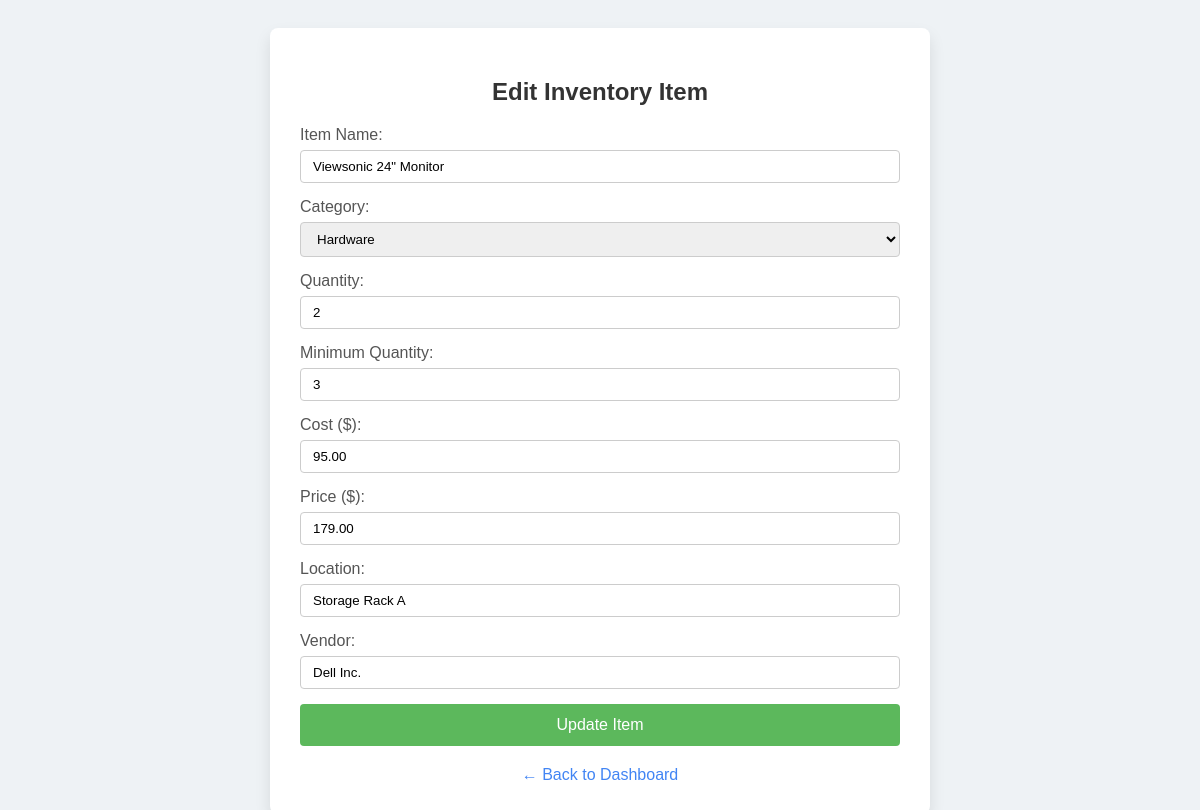
/edit_item.php?id=1 (signed in), run on the app's committed database.
### tables this page shows
CREATE TABLE IF NOT EXISTS items (
    item_id INT AUTO_INCREMENT PRIMARY KEY,
    name VARCHAR(100) NOT NULL,
    category_id INT NOT NULL,
    quantity INT NOT NULL DEFAULT 0,
    minQuantity INT NOT NULL DEFAULT 0,
    cost DECIMAL(10,2) NOT NULL DEFAULT 0.00,
    price DECIMAL(10,2) NOT NULL DEFAULT 0.00,
    location VARCHAR(100),
    vendor VARCHAR(100),
    FOREIGN KEY (category_id) REFERENCES categories(category_id)
        ON DELETE CASCADE
        ON UPDATE CASCADE
);

CREATE TABLE IF NOT EXISTS categories (
    category_id INT AUTO_INCREMENT PRIMARY KEY,
    category_name VARCHAR(100) NOT NULL UNIQUE
);

### public/edit_item.php (the view, shortened to what this page needs)
<?php
include_once '../includes/db_connect.php';
$item_id = isset($_GET['id']) ? intval($_GET['id']) : 0;
$name = $category_id = $quantity = $minQuantity = $cost = $price = $location = $vendor = "";
$errors = [];
$categories = [];
$sql = "SELECT category_id, category_name FROM categories ORDER BY category_name ASC";
$result = $conn->query($sql);
if ($result) {
    while ($row = $result->fetch_assoc()) {
        $categories[] = $row;
    }
} else {
    $errors[] = "Error fetching categories: " . $conn->error;
}
if ($item_id > 0) {
    $stmt = $conn->prepare("SELECT name, category_id, quantity, minQuantity, cost, price, location, vendor FROM items WHERE item_id = ?");
    if ($stmt) {
        $stmt->bind_param("i", $item_id);
        $stmt->execute();
        $stmt->bind_result($name, $category_id, $quantity, $minQuantity, $cost, $price, $location, $vendor);
    } else {
        $errors[] = "Database error: " . $conn->error;
    }
} else {
    $errors[] = "Invalid item ID.";
}
?>
<!DOCTYPE html>
<html>
<head>
    <link rel="stylesheet" href="../css/item.css" />
</head>
<body>
    <div class="container">
        <h2>Edit Inventory Item</h2>
        <?php if ($item_id > 0 && empty($errors) || $_SERVER['REQUEST_METHOD'] === 'POST'): ?>
            <form method="POST" action="edit_item.php?id=<?php echo htmlspecialchars($item_id); ?>">
                <div class="form-group">
                    <label for="name">Item Name:</label>
                    <input type="text" name="name" id="name" value="<?php echo htmlspecialchars($name); ?>" required>
                </div>
                <div class="form-group">
                    <label for="category_id">Category:</label>
                    <select name="category_id" id="category_id" required>
                        <?php foreach ($categories as $category): ?>
                            <option value="<?php echo htmlspecialchars($category['category_id']); ?>" <?php echo ($category_id == $category['category_id']) ? 'selected' : ''; ?>>
                                <?php echo htmlspecialchars($category['category_name']); ?>
                            </option>
                        <?php endforeach; ?>
                    </select>
                </div>
                <div class="form-group">
                    <label for="quantity">Quantity:</label>
                    <input type="number" name="quantity" id="quantity" value="<?php echo htmlspecialchars($quantity); ?>" min="0" required>
                </div>
                <div class="form-group">
                    <label for="minQuantity">Minimum Quantity:</label>
                    <input type="number" name="minQuantity" id="minQuantity" value="<?php echo htmlspecialchars($minQuantity); ?>" min="0" required>
                </div>
                <div class="form-group">
                    <label for="cost">Cost ($):</label>
                    <input type="number" step="0.01" name="cost" id="cost" value="<?php echo htmlspecialchars($cost); ?>" min="0" required>
                </div>
                <div class="form-group">
                    <label for="price">Price ($):</label>
                    <input type="number" step="0.01" name="price" id="price" value="<?php echo htmlspecialchars($price); ?>" min="0" required>
                </div>
                <div class="form-group">
                    <label for="location">Location:</label>
                    <input type="text" name="location" id="location" value="<?php echo htmlspecialchars($location); ?>" required>
                </div>
                <div class="form-group">
                    <label for="vendor">Vendor:</label>
                    <input type="text" name="vendor" id="vendor" value="<?php echo htmlspecialchars($vendor); ?>" required>
                </div>
                <button type="submit" class="submit-btn">Update Item</button>
            </form>
        <?php endif; ?>
        <a href="dashboard.php" class="back-link">← Back to Dashboard</a>
    </div>
</body>
</html>

### css/item.css (style rules this page uses)
body { font-family: Arial, sans-serif; background-color: #eef2f5; padding: 20px; }
.container { background-color: white; padding: 30px; border-radius: 8px; max-width: 600px; margin: auto; box-shadow: 0 8px 16px rgba(0,0,0,0.1); }
h2 { text-align: center; margin-bottom: 20px; color: #333; }
.form-group { margin-bottom: 15px; }
label { display: block; margin-bottom: 6px; color: #555; }
input[type="text"], input[type="number"], select { width: 100%; padding: 8px 12px; border: 1px solid #ccc; border-radius: 4px; box-sizing: border-box; }
.submit-btn { width: 100%; padding: 12px; background-color: #5cb85c; color: white; border: none; border-radius: 4px; cursor: pointer; font-size: 16px; transition: background-color 0.3s ease; }
.back-link { display: block; margin-top: 20px; text-align: center; text-decoration: none; color: #4285F4; }

### data on the page
items: name "Viewsonic 24\" Monitor", category_id "Hardware", quantity "2", minQuantity "3", cost "95.00", price "179.00", location "Storage Rack A", vendor "Dell Inc."
